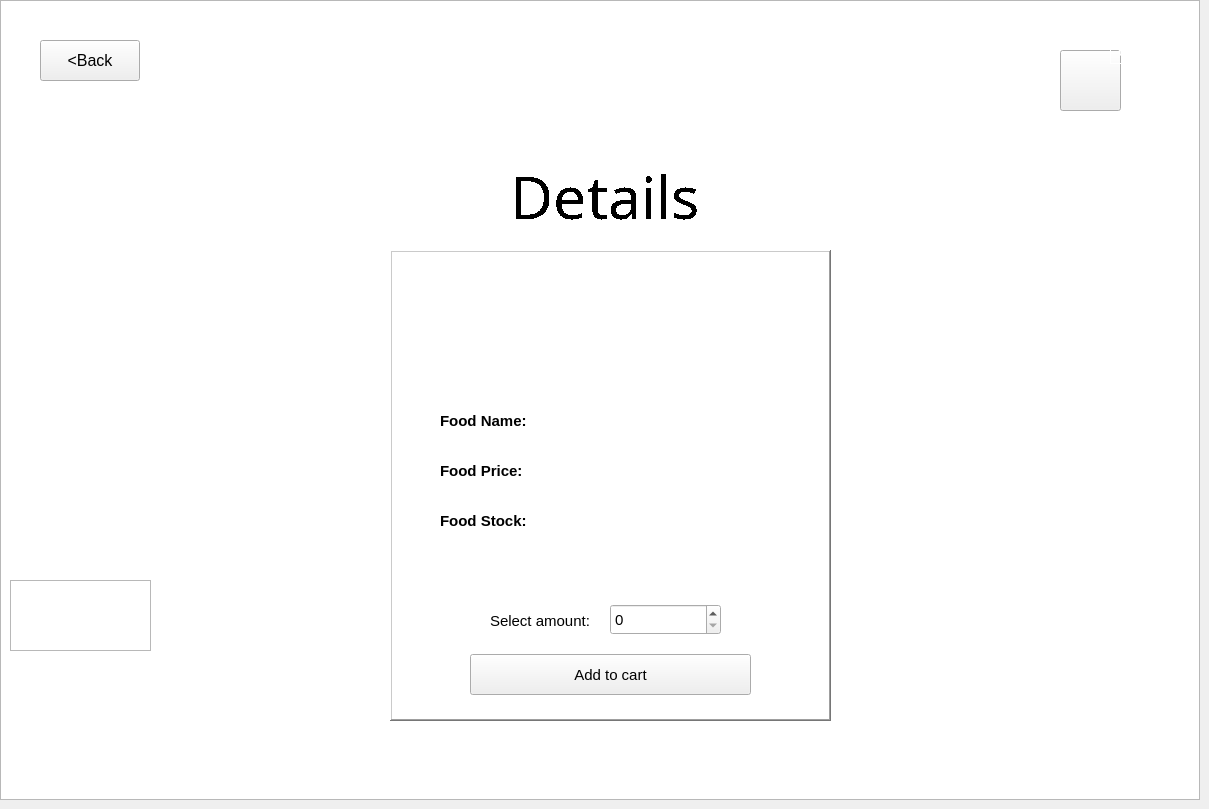
    <widget class="QWidget" name="foodDetailsPage">
     <widget class="QPushButton" name="addToCartButton">
      <property name="geometry">
       <rect>
        <x>470</x>
        <y>654</y>
        <width>281</width>
        <height>41</height>
       </rect>
      </property>
      <property name="font">
       <font>
        <pointsize>11</pointsize>
        <weight>50</weight>
        <bold>false</bold>
       </font>
      </property>
      <property name="cursor">
       <cursorShape>PointingHandCursor</cursorShape>
      </property>
      <property name="text">
       <string>Add to cart</string>
      </property>
     </widget>
     <widget class="QLabel" name="foodStockLable">
      <property name="geometry">
       <rect>
        <x>550</x>
        <y>500</y>
        <width>251</width>
        <height>41</height>
       </rect>
      </property>
      <property name="font">
       <font>
        <pointsize>11</pointsize>
        <weight>75</weight>
        <bold>true</bold>
       </font>
      </property>
      <property name="cursor">
       <cursorShape>ArrowCursor</cursorShape>
      </property>
      <property name="toolTip">
       <string>&lt;html&gt;&lt;head/&gt;&lt;body&gt;&lt;p&gt;Food stock&lt;/p&gt;&lt;/body&gt;&lt;/html&gt;</string>
      </property>
      <property name="styleSheet">
       <string notr="true">background-color: rgb(255, 255, 255);</string>
      </property>
      <property name="text">
       <string/>
      </property>
      <property name="alignment">
       <set>Qt::AlignLeading|Qt::AlignLeft|Qt::AlignVCenter</set>
      </property>
     </widget>
     <widget class="QLabel" name="label_20">
      <property name="geometry">
       <rect>
        <x>440</x>
        <y>450</y>
        <width>101</width>
        <height>41</height>
       </rect>
      </property>
      <property name="font">
       <font>
        <pointsize>11</pointsize>
        <weight>75</weight>
        <bold>true</bold>
       </font>
      </property>
      <property name="styleSheet">
       <string notr="true">background-color: rgb(255, 255, 255);</string>
      </property>
      <property name="text">
       <string>Food Price:</string>
      </property>
      <property name="alignment">
       <set>Qt::AlignLeading|Qt::AlignLeft|Qt::AlignVCenter</set>
      </property>
     </widget>
     <widget class="QGraphicsView" name="graphicsView_10">
      <property name="geometry">
       <rect>
        <x>390</x>
        <y>250</y>
        <width>441</width>
        <height>471</height>
       </rect>
      </property>
      <property name="styleSheet">
       <string notr="true"/>
      </property>
      <property name="frameShape">
       <enum>QFrame::WinPanel</enum>
      </property>
      <property name="frameShadow">
       <enum>QFrame::Raised</enum>
      </property>
     </widget>
     <widget class="QLabel" name="label_21">
      <property name="geometry">
       <rect>
        <x>450</x>
        <y>160</y>
        <width>311</width>
        <height>71</height>
       </rect>
      </property>
      <property name="font">
       <font>
        <family>Stencil</family>
        <pointsize>44</pointsize>
        <weight>50</weight>
        <bold>false</bold>
        <strikeout>false</strikeout>
        <stylestrategy>NoAntialias</stylestrategy>
        <kerning>true</kerning>
       </font>
      </property>
      <property name="styleSheet">
       <string notr="true">color: rgb(255, 255, 255);
color: rgb(0, 0, 0);</string>
      </property>
      <property name="text">
       <string>Details</string>
      </property>
      <property name="alignment">
       <set>Qt::AlignCenter</set>
      </property>
     </widget>
     <widget class="QLabel" name="label_22">
      <property name="geometry">
       <rect>
        <x>440</x>
        <y>400</y>
        <width>101</width>
        <height>41</height>
       </rect>
      </property>
      <property name="font">
       <font>
        <pointsize>11</pointsize>
        <weight>75</weight>
        <bold>true</bold>
       </font>
      </property>
      <property name="styleSheet">
       <string notr="true">background-color: rgb(255, 255, 255);</string>
      </property>
      <property name="text">
       <string>Food Name:</string>
      </property>
      <property name="alignment">
       <set>Qt::AlignLeading|Qt::AlignLeft|Qt::AlignVCenter</set>
      </property>
     </widget>
     <widget class="QLabel" name="label_23">
      <property name="geometry">
       <rect>
        <x>440</x>
        <y>500</y>
        <width>101</width>
        <height>41</height>
       </rect>
      </property>
      <property name="font">
       <font>
        <pointsize>11</pointsize>
        <weight>75</weight>
        <bold>true</bold>
       </font>
      </property>
      <property name="styleSheet">
       <string notr="true">background-color: rgb(255, 255, 255);</string>
      </property>
      <property name="text">
       <string>Food Stock:</string>
      </property>
      <property name="alignment">
       <set>Qt::AlignLeading|Qt::AlignLeft|Qt::AlignVCenter</set>
      </property>
     </widget>
     <widget class="QLabel" name="foodNameLable">
      <property name="geometry">
       <rect>
        <x>550</x>
        <y>400</y>
        <width>251</width>
        <height>41</height>
       </rect>
      </property>
      <property name="font">
       <font>
        <pointsize>11</pointsize>
        <weight>75</weight>
        <bold>true</bold>
       </font>
      </property>
      <property name="cursor">
       <cursorShape>ArrowCursor</cursorShape>
      </property>
      <property name="toolTip">
       <string>&lt;html&gt;&lt;head/&gt;&lt;body&gt;&lt;p&gt;Food name&lt;/p&gt;&lt;/body&gt;&lt;/html&gt;</string>
      </property>
      <property name="styleSheet">
       <string notr="true">background-color: rgb(255, 255, 255);</string>
      </property>
      <property name="text">
       <string/>
      </property>
      <property name="alignment">
       <set>Qt::AlignLeading|Qt::AlignLeft|Qt::AlignVCenter</set>
      </property>
     </widget>
     <widget class="QLabel" name="foodPriceLable">
      <property name="geometry">
       <rect>
        <x>550</x>
        <y>450</y>
        <width>251</width>
        <height>41</height>
       </rect>
      </property>
      <property name="font">
       <font>
        <pointsize>11</pointsize>
        <weight>75</weight>
        <bold>true</bold>
       </font>
      </property>
      <property name="cursor">
       <cursorShape>ArrowCursor</cursorShape>
      </property>
      <property name="toolTip">
       <string>&lt;html&gt;&lt;head/&gt;&lt;body&gt;&lt;p&gt;Food price&lt;/p&gt;&lt;/body&gt;&lt;/html&gt;</string>
      </property>
      <property name="styleSheet">
       <string notr="true">background-color: rgb(255, 255, 255);</string>
      </property>
      <property name="text">
       <string/>
      </property>
      <property name="alignment">
       <set>Qt::AlignLeading|Qt::AlignLeft|Qt::AlignVCenter</set>
      </property>
     </widget>
     <widget class="QGraphicsView" name="graphicsView_8">
      <property name="geometry">
       <rect>
        <x>0</x>
        <y>0</y>
        <width>1200</width>
        <height>800</height>
       </rect>
      </property>
      <property name="font">
       <font>
        <pointsize>11</pointsize>
        <weight>50</weight>
        <bold>false</bold>
       </font>
      </property>
      <property name="cursor" stdset="0">
       <cursorShape>ArrowCursor</cursorShape>
      </property>
      <property name="styleSheet">
       <string notr="true">border-image: url(:/img/resource/Backgroud-img.jpg);</string>
      </property>
     </widget>
     <widget class="QLabel" name="label_30">
      <property name="geometry">
       <rect>
        <x>573</x>
        <y>300</y>
        <width>71</width>
        <height>71</height>
       </rect>
      </property>
      <property name="styleSheet">
       <string notr="true">border-image: url(:/img/resource/chicken.png);</string>
      </property>
      <property name="text">
       <string/>
      </property>
     </widget>
     <widget class="QGraphicsView" name="graphicsView_16">
      <property name="geometry">
       <rect>
        <x>10</x>
        <y>580</y>
        <width>141</width>
        <height>71</height>
       </rect>
      </property>
      <property name="styleSheet">
       <string notr="true">border-image: url(:/img/resource/logo.png);</string>
      </property>
     </widget>
     <widget class="QPushButton" name="loginPageBackButton_2">
      <property name="geometry">
       <rect>
        <x>40</x>
        <y>40</y>
        <width>100</width>
        <height>41</height>
       </rect>
      </property>
      <property name="font">
       <font>
        <pointsize>12</pointsize>
        <weight>50</weight>
        <bold>false</bold>
       </font>
      </property>
      <property name="text">
       <string>&lt;Back</string>
      </property>
     </widget>
     <widget class="QPushButton" name="cartViewIconButton_2">
      <property name="geometry">
       <rect>
        <x>1060</x>
        <y>50</y>
        <width>61</width>
        <height>61</height>
       </rect>
      </property>
      <property name="cursor">
       <cursorShape>PointingHandCursor</cursorShape>
      </property>
      <property name="styleSheet">
       <string notr="true">border-image: url(:/img/resource/groceries.png);
border-image: url(:/img/resource/food-trolley.png);</string>
      </property>
      <property name="text">
       <string/>
      </property>
     </widget>
     <widget class="QLabel" name="orderCountLabel_2">
      <property name="geometry">
       <rect>
        <x>1110</x>
        <y>40</y>
        <width>24</width>
        <height>24</height>
       </rect>
      </property>
      <property name="font">
       <font>
        <family>Segoe UI</family>
        <pointsize>9</pointsize>
        <weight>87</weight>
        <italic>false</italic>
        <bold>true</bold>
        <strikeout>false</strikeout>
        <kerning>true</kerning>
       </font>
      </property>
      <property name="styleSheet">
       <string notr="true">border-image: url(:/img/resource/toppng.com-red-circle-2000x2000.png);
color: rgb(255, 255, 255);
font: 700 9pt &quot;Segoe UI&quot;;</string>
      </property>
      <property name="frameShape">
       <enum>QFrame::Box</enum>
      </property>
      <property name="text">
       <string>0</string>
      </property>
      <property name="textFormat">
       <enum>Qt::AutoText</enum>
      </property>
      <property name="alignment">
       <set>Qt::AlignCenter</set>
      </property>
     </widget>
     <widget class="QSpinBox" name="foodAmountSpinBox">
      <property name="geometry">
       <rect>
        <x>610</x>
        <y>604</y>
        <width>111</width>
        <height>31</height>
       </rect>
      </property>
      <property name="font">
       <font>
        <pointsize>11</pointsize>
       </font>
      </property>
      <property name="maximum">
       <number>1000</number>
      </property>
     </widget>
     <widget class="QLabel" name="label_25">
      <property name="geometry">
       <rect>
        <x>490</x>
        <y>610</y>
        <width>111</width>
        <height>21</height>
       </rect>
      </property>
      <property name="font">
       <font>
        <pointsize>11</pointsize>
        <weight>50</weight>
        <bold>false</bold>
       </font>
      </property>
      <property name="text">
       <string>Select amount:</string>
      </property>
     </widget>
     <zorder>graphicsView_8</zorder>
     <zorder>graphicsView_10</zorder>
     <zorder>addToCartButton</zorder>
     <zorder>foodStockLable</zorder>
     <zorder>label_20</zorder>
     <zorder>label_21</zorder>
     <zorder>label_22</zorder>
     <zorder>label_23</zorder>
     <zorder>foodNameLable</zorder>
     <zorder>foodPriceLable</zorder>
     <zorder>label_30</zorder>
     <zorder>graphicsView_16</zorder>
     <zorder>loginPageBackButton_2</zorder>
     <zorder>cartViewIconButton_2</zorder>
     <zorder>orderCountLabel_2</zorder>
     <zorder>foodAmountSpinBox</zorder>
     <zorder>label_25</zorder>
    </widget>
